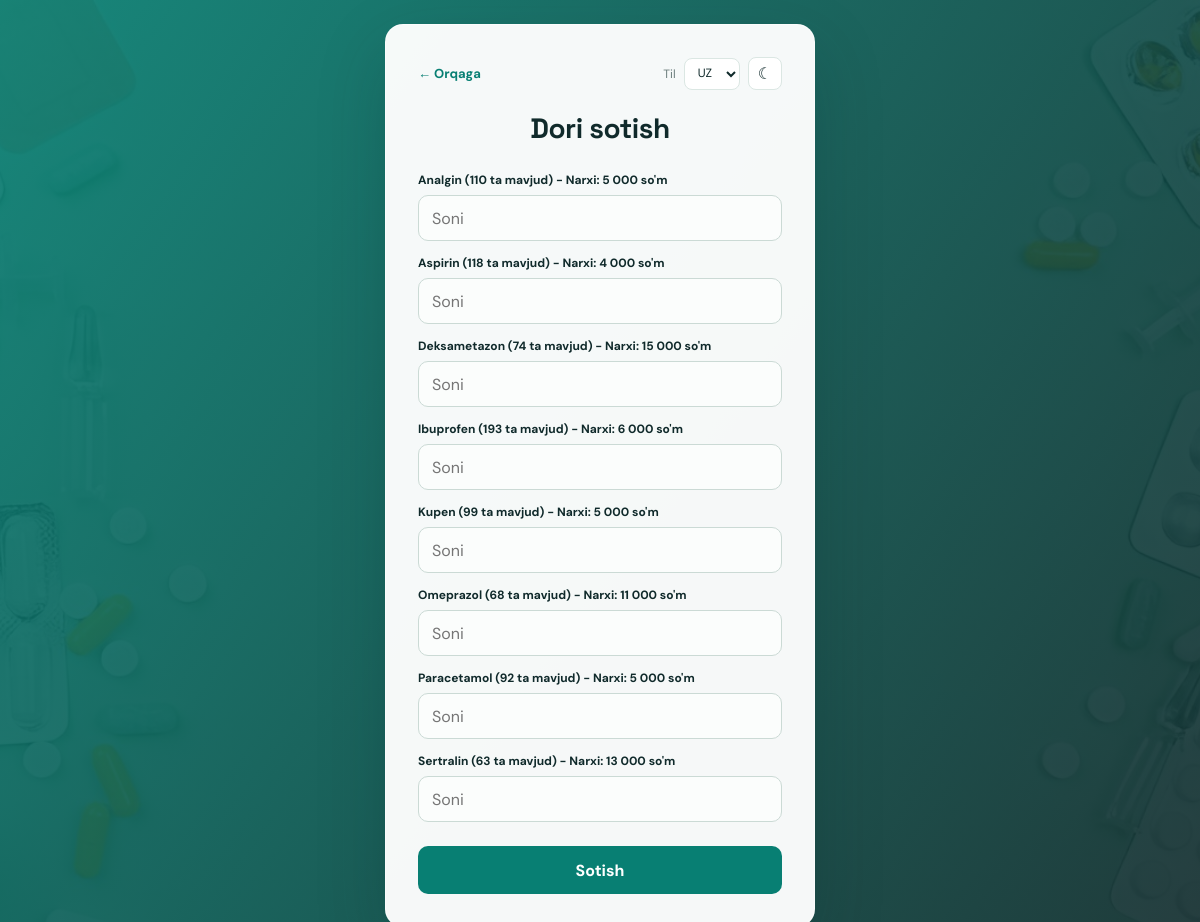
Screenshot of /sell_products.php (signed in) with the database file from the repository.
### tables this page shows
CREATE TABLE `products` (
  `id` int NOT NULL,
  `name` varchar(255) NOT NULL,
  `quantity` int NOT NULL,
  `price` int NOT NULL
);

### sell_products.php (the view, shortened to what this page needs)
<?php
require_once 'db.php';
$productsResult = $conn->query('SELECT id, name, price, quantity FROM products ORDER BY name');
?>
<!DOCTYPE html>
<html lang="uz">
<head>
    <link rel="stylesheet" href="styles.css">
</head>
<body>
    <div class="container">
        <div class="page-toolbar">
            <a class="back-link" href="dashboard.php">← <span data-i18n="back">Orqaga</span></a>
            <div class="preferences">
            <label for="languageSelect" data-i18n="language">Til</label>
            <select id="languageSelect" aria-label="Tilni tanlang"><option value="uz">UZ</option><option value="ru">RU</option><option value="en">EN</option></select>
            <button type="button" id="themeToggle" class="theme-toggle" aria-label="Mavzuni almashtirish">☾</button>
        </div>
        </div>
        <h2 data-i18n="sellTitle">Dori sotish</h2>
        <form method="POST">
            <?php while ($row = $productsResult->fetch_assoc()): ?>
                <div class="product">
                    <label for="product-<?php echo (int) $row['id']; ?>"><?php echo htmlspecialchars($row['name'], ENT_QUOTES, 'UTF-8'); ?> (<?php echo (int) $row['quantity']; ?> ta mavjud) - Narxi: <?php echo number_format((int) $row['price'], 0, '.', ' '); ?> so'm</label>
                    <input id="product-<?php echo (int) $row['id']; ?>" type="number" name="products[<?php echo (int) $row['id']; ?>]" placeholder="Soni" min="0" max="<?php echo (int) $row['quantity']; ?>">
                </div>
            <?php endwhile; ?>
            <button type="submit" class="btn" data-i18n="sellButton">Sotish</button>
        </form>
    </div>
</body>
</html>

### styles.css (style rules this page uses)
:root { --ink: #102a2b; --muted: #6b7d7c; --line: #dbe7e3; --paper: #f5f8f6; --card: #ffffff; --teal: #087f73; --teal-dark: #075e58; --mint: #dff3ec; --coral: #ed755e; --amber: #e4a63a; --blue: #4d83c4; --shadow: 0 18px 45px rgba(16, 42, 43, .08); }
* { box-sizing: border-box; }
body { margin: 0; min-height: 100vh; color: var(--ink); background: var(--paper); font-family: 'DM Sans', 'Segoe UI', sans-serif; }
button, input, select { font: inherit; }
a { color: inherit; }
body:not(.app-body) { display: grid; place-items: center; padding: 24px; background: linear-gradient(125deg, rgba(8, 127, 115, .92), rgba(16, 42, 43, .9)), url('images/login_bg.jpg') center / cover; }
.container { width: min(100%, 430px); padding: 32px; border: 1px solid rgba(255, 255, 255, .68); border-radius: 18px; background: rgba(255, 255, 255, .96); box-shadow: 0 26px 70px rgba(4, 45, 43, .2); text-align: center; }
.container h2 { margin: 4px 0 26px; font-family: 'Space Grotesk', sans-serif; font-size: 28px; letter-spacing: -.5px; }
input[type='text'], input[type='tel'], input[type='password'], input[type='number'], input[type='search'] { width: 100%; min-height: 46px; padding: 11px 13px; border: 1px solid #cbdad5; border-radius: 10px; outline: 0; background: #fbfdfc; color: var(--ink); transition: border-color .2s, box-shadow .2s, background .2s; }
.btn, .primary-action { display: inline-flex; width: 100%; min-height: 48px; align-items: center; justify-content: center; gap: 8px; margin-top: 10px; padding: 12px 18px; border: 0; border-radius: 10px; background: var(--teal); color: #fff; font-weight: 700; text-decoration: none; cursor: pointer; transition: transform .2s, background .2s, box-shadow .2s; }
.product { margin-bottom: 14px; text-align: left; }
.product label { display: block; margin-bottom: 7px; color: var(--ink); font-size: 12px; font-weight: 700; }
.preferences { display: flex; align-items: center; justify-content: flex-end; gap: 8px; margin-bottom: 18px; color: var(--muted); font-size: 12px; }
.preferences select, .theme-toggle { min-height: 32px; padding: 5px 9px; border: 1px solid var(--line); border-radius: 8px; background: #fff; color: var(--ink); cursor: pointer; }
.theme-toggle { min-width: 34px; font-size: 16px; }
.page-toolbar { display: flex; align-items: center; justify-content: space-between; gap: 14px; margin-bottom: 20px; }
.page-toolbar .preferences { margin: 0; }
.back-link { color: var(--teal); font-size: 13px; font-weight: 700; text-decoration: none; }

### rows the page displays
products: name "Analgin", quantity "110", price "5 000"
products: name "Aspirin", quantity "118", price "4 000"
products: name "Deksametazon", quantity "74", price "15 000"
products: name "Ibuprofen", quantity "193", price "6 000"
products: name "Kupen", quantity "99", price "5 000"
products: name "Omeprazol", quantity "68", price "11 000"
products: name "Paracetamol", quantity "92", price "5 000"
products: name "Sertralin", quantity "63", price "13 000"
